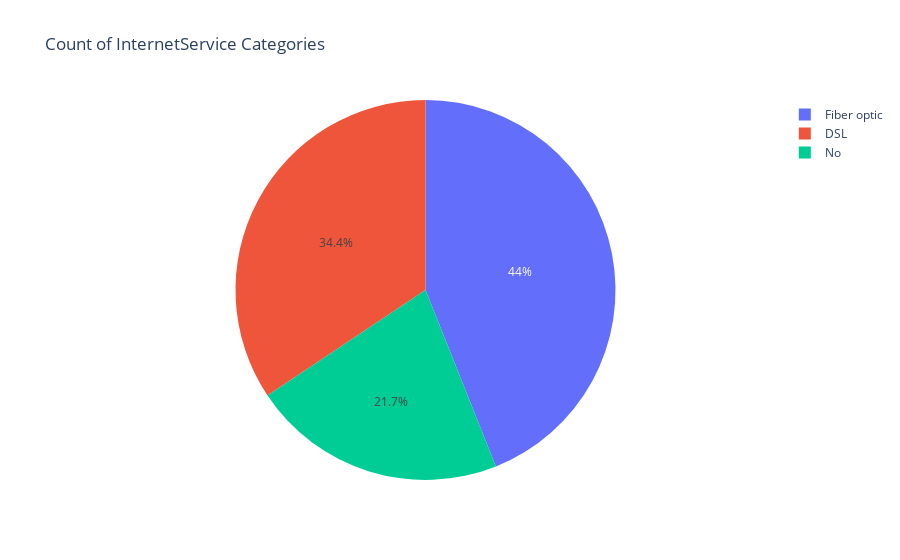

Write notebook code for a chart like this one.
### Code cell
counts = df['InternetService'].value_counts().reset_index()
counts.columns = ['InternetService', 'Count']
fig = px.pie(counts,values='Count',names='InternetService', color='InternetService', title='Count of InternetService Categories')
fig.show()

### Figure 1 — Plotly figure (JSON) as saved in the notebook; plotly's stock layout.template omitted (floating-point values rounded to 4 significant figures)
{"data": [{"customdata": [["Fiber optic"], ["DSL"], ["No"]], "domain": {"x": [0, 1], "y": [0, 1]}, "hovertemplate": "InternetService=%{customdata[0]}<br>Count=%{value}<extra></extra>", "labels": ["Fiber optic", "DSL", "No"], "legendgroup": "", "marker": {"colors": ["#636efa", "#EF553B", "#00cc96"]}, "name": "", "showlegend": true, "type": "pie", "values": [3096, 2421, 1526]}], "layout": {"autosize": true, "legend": {"tracegroupgap": 0}, "title": {"text": "Count of InternetService Categories"}}}
